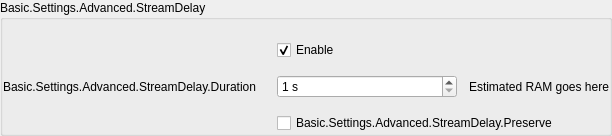
                  <widget class="QGroupBox" name="groupBox_5">
                   <property name="title">
                    <string>Basic.Settings.Advanced.StreamDelay</string>
                   </property>
                   <property name="uistep" stdset="0">
                    <string notr="true">Stream Delay</string>
                   </property>
                   <layout class="QFormLayout" name="formLayout_18">
                    <property name="fieldGrowthPolicy">
                     <enum>QFormLayout::AllNonFixedFieldsGrow</enum>
                    </property>
                    <property name="labelAlignment">
                     <set>Qt::AlignLeading|Qt::AlignLeft|Qt::AlignVCenter</set>
                    </property>
                    <property name="horizontalSpacing">
                     <number>20</number>
                    </property>
                    <property name="verticalSpacing">
                     <number>10</number>
                    </property>
                    <property name="leftMargin">
                     <number>0</number>
                    </property>
                    <property name="topMargin">
                     <number>20</number>
                    </property>
                    <property name="rightMargin">
                     <number>0</number>
                    </property>
                    <property name="bottomMargin">
                     <number>0</number>
                    </property>
                    <item row="3" column="1">
                     <widget class="QCheckBox" name="streamDelayPreserve">
                      <property name="text">
                       <string>Basic.Settings.Advanced.StreamDelay.Preserve</string>
                      </property>
                      <property name="uistep" stdset="0">
                       <string notr="true">Preserve cutoff point (increase delay) when reconnecting</string>
                      </property>
                     </widget>
                    </item>
                    <item row="0" column="1">
                     <widget class="QCheckBox" name="streamDelayEnable">
                      <property name="text">
                       <string>Enable</string>
                      </property>
                      <property name="checked">
                       <bool>true</bool>
                      </property>
                      <property name="uistep" stdset="0">
                       <string>Enable</string>
                      </property>
                     </widget>
                    </item>
                    <item row="2" column="0">
                     <widget class="QLabel" name="label_56">
                      <property name="sizePolicy">
                       <sizepolicy hsizetype="Preferred" vsizetype="Expanding">
                        <horstretch>0</horstretch>
                        <verstretch>0</verstretch>
                       </sizepolicy>
                      </property>
                      <property name="text">
                       <string>Basic.Settings.Advanced.StreamDelay.Duration</string>
                      </property>
                      <property name="wordWrap">
                       <bool>true</bool>
                      </property>
                      <property name="buddy">
                       <cstring>streamDelaySec</cstring>
                      </property>
                      <property name="useFor" stdset="0">
                       <string notr="true">FormLabelRole</string>
                      </property>
                     </widget>
                    </item>
                    <item row="2" column="1">
                     <layout class="QVBoxLayout" name="verticalLayout_35">
                      <property name="spacing">
                       <number>0</number>
                      </property>
                      <property name="leftMargin">
                       <number>0</number>
                      </property>
                      <property name="topMargin">
                       <number>5</number>
                      </property>
                      <property name="bottomMargin">
                       <number>5</number>
                      </property>
                      <item>
                       <widget class="QWidget" name="widget_12" native="true">
                        <property name="enabled">
                         <bool>true</bool>
                        </property>
                        <layout class="QHBoxLayout" name="horizontalLayout_13">
                         <property name="spacing">
                          <number>12</number>
                         </property>
                         <property name="leftMargin">
                          <number>0</number>
                         </property>
                         <property name="topMargin">
                          <number>0</number>
                         </property>
                         <property name="rightMargin">
                          <number>0</number>
                         </property>
                         <property name="bottomMargin">
                          <number>0</number>
                         </property>
                         <item>
                          <widget class="PLSSpinBox" name="streamDelaySec">
                           <property name="enabled">
                            <bool>true</bool>
                           </property>
                           <property name="sizePolicy">
                            <sizepolicy hsizetype="Maximum" vsizetype="Fixed">
                             <horstretch>0</horstretch>
                             <verstretch>0</verstretch>
                            </sizepolicy>
                           </property>
                           <property name="minimumSize">
                            <size>
                             <width>180</width>
                             <height>0</height>
                            </size>
                           </property>
                           <property name="maximumSize">
                            <size>
                             <width>180</width>
                             <height>16777215</height>
                            </size>
                           </property>
                           <property name="suffix">
                            <string notr="true"> s</string>
                           </property>
                           <property name="minimum">
                            <number>1</number>
                           </property>
                           <property name="maximum">
                            <number>1800</number>
                           </property>
                          </widget>
                         </item>
                         <item>
                          <widget class="QLabel" name="streamDelayInfo">
                           <property name="text">
                            <string notr="true">Estimated RAM goes here</string>
                           </property>
                          </widget>
                         </item>
                        </layout>
                       </widget>
                      </item>
                     </layout>
                    </item>
                   </layout>
                  </widget>
